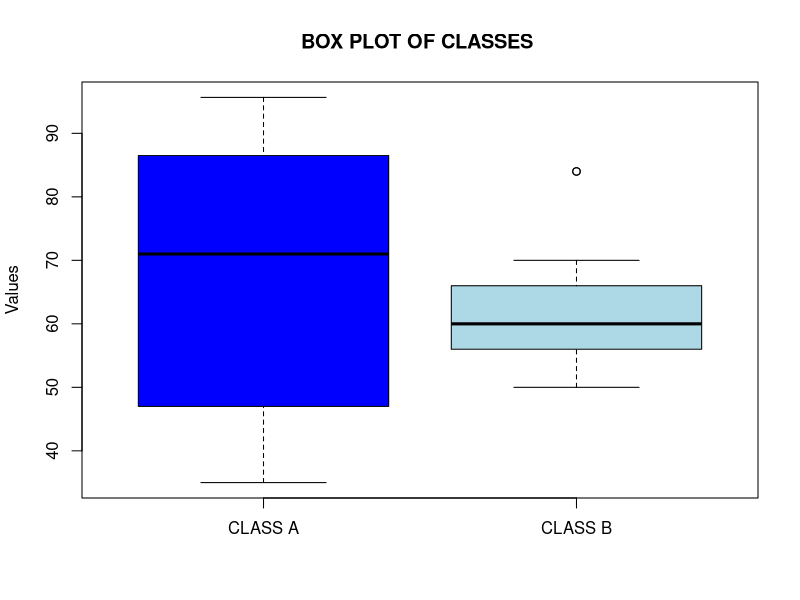

Here is the R script that generated this plot:
data <-c(5,10,11,13,15,35,50,55,72,92,20,4,21,5)
bins<- 5
bin_indices<- cut(data,bins)
cat("equal width are ")
bin_indices

data <-c(5,10,11,13,15,35,50,55,72,92,20,4,21,5)
bins<- 5
bin_ceiling<-ceiling(data)
bin_indices<-split(data,bin_ceiling)
bin_indices


age<- c(23,23,27,27,34,41,47,49,50,52,54,54,56,57,58,58,60,61)
fat<- c(9.5,26.5,7.8,17.8,31.4,25.9,27.4,27.2,31.2,34.6,42.5,28.8,33.4,30.2,34.1,41.2,32.9,35.2)
min_max_a <- c(min = min(age), max = max(age))
min_max_f <- c(min = min(fat), max = max(fat))
min_max_a
min_max_f
norm_a <- (age - min(age)) / (max(age) - min(age))
norm_f <- (fat - min(fat)) / (max(fat) - min(fat))
norm_f
norm_a

sd<- 12.94
var1 <- 35
z <- (var1 - mean(fat)) / sd
z


A<-c(76,35,47,64,95,66,89,36,84,76,47,64,95.66,89,36,84)
B<-c(51,56,84,60,59,70,63,66,50,51,56,84,60,59,70,63,66,50)
comparison <- data.frame(
  Variable = c("Age", "Fat"),
  Mean = c(mean(age), mean(fat)),
  Median = c(median(age), median(fat)),
  Minimum = c(min(age), min(fat)),
  Maximum = c(max(age), max(fat)),
  Range = c(diff(range(age)), diff(range(fat)))
)

print(comparison)
boxplot(A, B,
        names = c("CLASS A", "CLASS B"),
        main = "BOX PLOT OF CLASSES ",
        ylab = "Values",
        col = c("blue", "lightblue")
)
